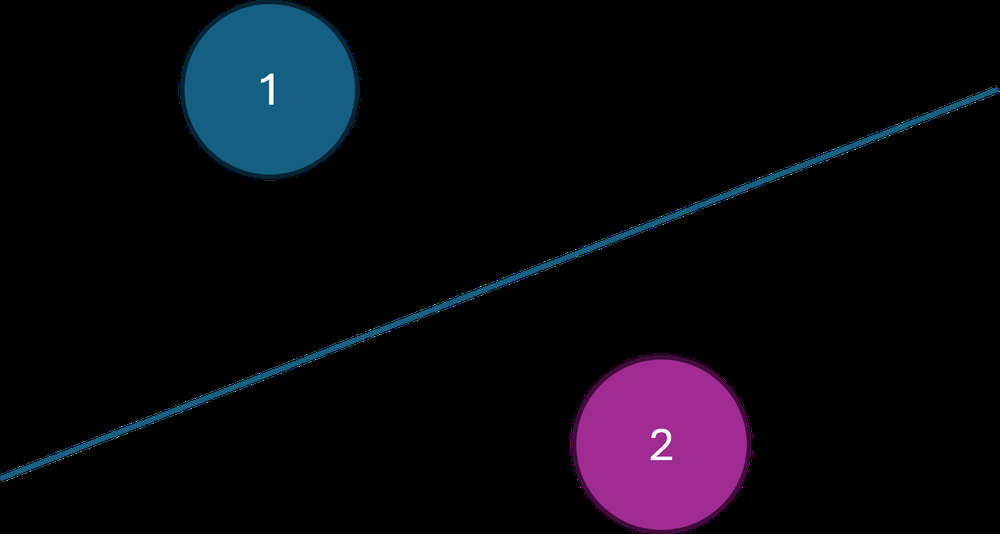
#> input picture images/demo.png, 1000 x 534 px, shrunk from 1718 x 918 before the run; its folder holds only this picture in this run
$ jupyter execute image_align.ipynb   (shell and % lines are left out)
#> lines starting #> are read from the running program, lines starting #| are printed output that depends on the picture
[cell 1]
import matplotlib
import matplotlib.pyplot as plt
import cv2
from matplotlib.widgets import Button
import pandas as pd
import os
import tkinter as tk
import glob


def get_image_status(image_dir = 'images', image_ext = '.png'):

    image_glob = os.path.join(image_dir, f'*{image_ext}')
    images = glob.glob(image_glob, recursive=True)
    print(f'{len(images)} {image_ext} images found')

    csv_glob = os.path.join(image_dir, f'*.csv')
    csvs = glob.glob(csv_glob, recursive=True)
    print(f'{len(csvs)} annotation .csv files found')

    def process_images(fullpath):
        basename = os.path.basename(fullpath)
        has_annotations =  os.path.isfile(f'{fullpath}.csv')
        d = {'fullpath':fullpath, 'basename': basename, 'has_annotations': has_annotations}
        return d

    d = [process_images(x) for x in images]

    df_images = pd.DataFrame(d)

    return df_images


image_dir = 'images'
image_ext = '.png'
df_images = get_image_status(image_dir = image_dir,  image_ext = image_ext )

print(df_images)

[cell 2]
def plot_points(df_xy):
    hpoints = ax.plot(df_xy['x'], df_xy['y'],  marker = 'o', markersize = 20, c = 'r', fillstyle = 'none', linestyle = '--')
    return hpoints


# [60 lines left out: functions message, onclick, save_data, not called in this run]

def load_image(file, ax):
#> called with file = 'images/demo.png'
    global fig
    global hpoints
    global save_fn
    ax.clear()
    save_fn = f'{file}.csv'
    img = cv2.imread(file)
#> img is the input picture: shape (534, 1000, 3); mean B, G, R 14.4, 7.7, 8.5

    plt.suptitle(file)

    if os.path.isfile(save_fn):
        df_xy = pd.read_csv(save_fn, header = 0, index_col = 0)
    else:
        df_xy = pd.DataFrame(columns = ['x', 'y', 'user', 'add_datetime', 'filename'])

    ax.imshow(img)
    hpoints = plot_points(df_xy)
    ax.set_title(file)
    print(f'loaded {file}')
    fig.canvas.draw()
    return df_xy

# [15 lines left out: functions load_image_idx, previous_image, not called in this run]


plt.close()


spec = matplotlib.gridspec.GridSpec(ncols=2, nrows=1,
                         width_ratios=[2, 1], wspace=0.1,
                         hspace=0.1)


fig = matplotlib.pyplot.figure()

ax = fig.add_subplot(spec[0])

ax.set_xlabel('[left click]: add point, [right click]: remove point')


image_index = 0
#df_xy = load_image_idx(image_index)
file = df_images.loc[df_images.index[image_index], 'fullpath']
df_xy = load_image(file, ax)
cid = fig.canvas.mpl_connect('button_press_event', onclick)


ax_confirm = fig.add_axes([0.7, 0.3, 0.1, 0.075])
ax_next = fig.add_axes([0.7, 0.2, 0.1, 0.075])
ax_previous = fig.add_axes([0.7, 0.1, 0.1, 0.075])

button_confirm = Button(ax_confirm, 'save')
button_previous = Button(ax_previous, 'previous')
button_next = Button(ax_next, 'next')

button_confirm.on_clicked(save_data)
button_previous.on_clicked(lambda x: previous_image(x, ax = ax))
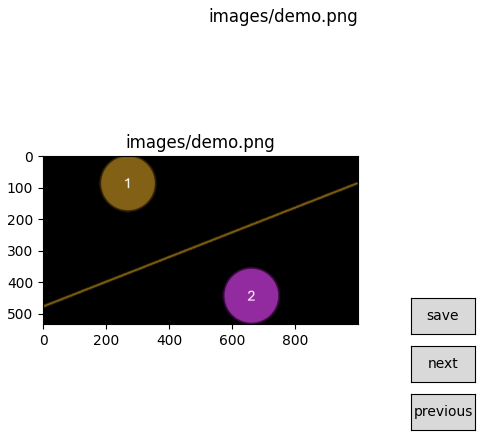
#> figure drawn by matplotlib, 1 panel; B, G, R data is drawn as R, G, B
